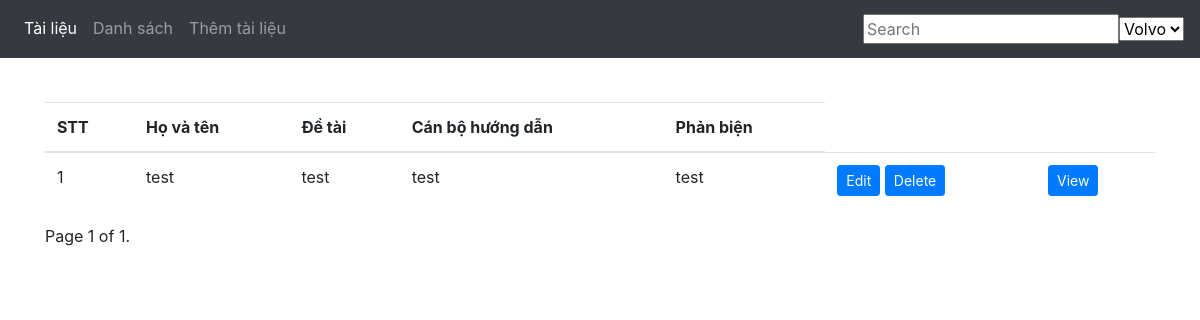
Before: /list/view with the older database file.
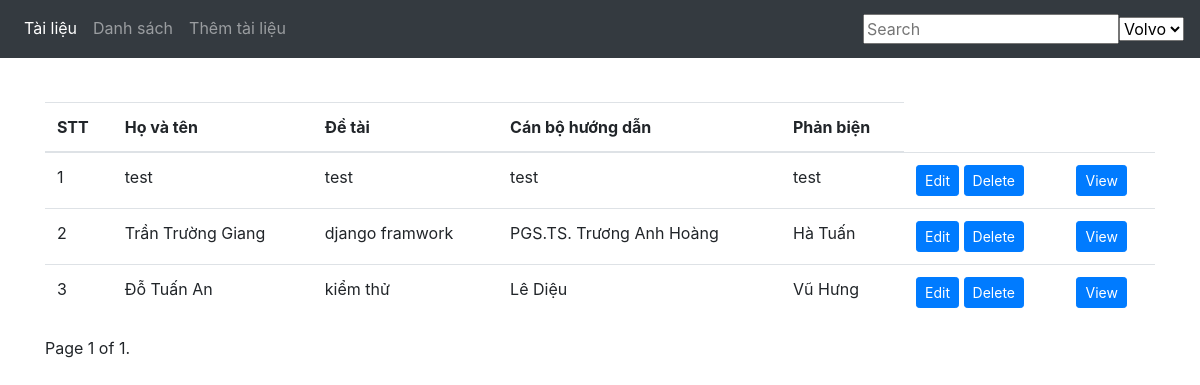
After: the same page with the newer database file.
### list/models.py (models this page shows)
class Student(models.Model):
    id = models.IntegerField(primary_key=True, null=False)
    id_student= models.IntegerField(null=True)
    name = models.CharField(max_length=30, null=True)
    birth_date = models.DateField(null=True)
    academic_year = models.CharField(max_length=30, null=True)
    topic = models.CharField(max_length=100, null=True)
    tutor = models.CharField(max_length=30, null=True)
    reviewer = models.CharField(max_length=30, null=True)
    work_unit = models.CharField(max_length=30, null=True)
    file = models.FileField(upload_to='media')
    kltn = models.BooleanField(null=True)
    nckh = models.BooleanField(null=True)

### list/views.py (the view)
# urls.py: path('list/view', view, name="view"),
def view(request):
    students = Student.objects.all()
    paginator = Paginator(students, 20)  # Show 20 students per page
    page = request.GET.get('page')
    students= paginator.get_page(page)
    return render(request, 'list/list.html', {'students':students})

### list/templates/list/list.html (shortened to what this page needs)
{% extends 'list/base.html' %}
{% block body %}
  <table class="table table-hover">
    <thead>
      <tr>
        <th>STT</th>
        <th>Họ và tên</th>
        <th>Đề tài</th>
        <th>Cán bộ hướng dẫn</th>
        <th>Phản biện</th>
      </tr>
    </thead>
   <tbody>
     {% for student in students %}
         <tr>
           <td>{{ student.id }}</td>
           <td>{{ student.name }} </td>
           <td>{{ student.topic }}
           <td>{{ student.tutor }}</td>
           <td>{{ student.reviewer }}</td>
           <td>
             <a href="{% url 'edit_info' student.pk %}" class="btn btn-primary btn-sm" role="button" aria-pressed="true" > Edit</a>
             <a href="{% url 'delete_student' student.pk %}" class="btn btn-primary btn-sm" role="button" aria-pressed="true" > Delete</a>
           </td>
           {% if student.file %}
             <td><a href="{{ student.file.url }}" class="btn btn-primary btn-sm" target="_blank">
                View</a></td>
           {% endif %}
         </tr>
     {% endfor %}
    </tbody>
  </table>
  <div class="pagination">
    <span class="step-links">
        <span class="current">
            Page {{ students.number }} of {{ students.paginator.num_pages }}.
        </span>
    </span>
</div>
{% endblock %}

Changed rows visible on the page:
added Student: id "2", name "Trần Trường Giang", topic "django framwork", tutor "PGS.TS. Trương Anh Hoàng", reviewer "Hà Tuấn"
added Student: id "3", name "Đỗ Tuấn An", topic "kiểm thử", tutor "Lê Diệu", reviewer "Vũ Hưng"
